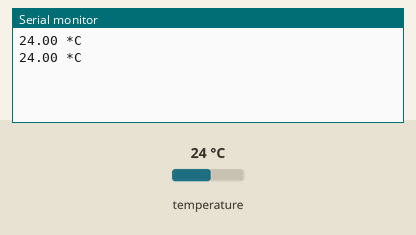
Simulated run of this sketch. Board: Arduino Uno, built with avr-gcc and run on an emulated ATmega328P. Parts: the last lines printed to the serial monitor. The test bench sets the inputs (shaded band); at power-on: temperature 24 °C.

Above: at 2.4 s.
2.5 s: temperature set to 12 °C
At 3.0 s:
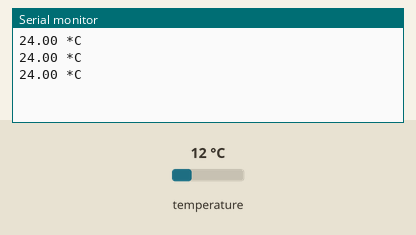
4.0 s: temperature set to 19 °C
At 4.8 s:
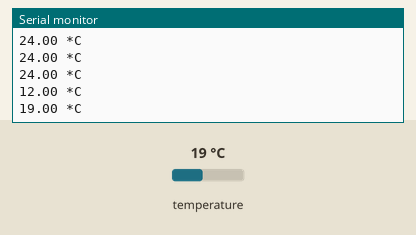
Timing chart, 0 to 7.0 s (numbered marks = the images above; inputs shaded):
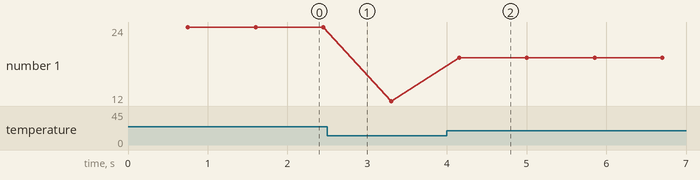

Measured:
- after the input at 4.0 s, the serial monitor: prints a new line after 0.15 s (image 2)
- plotted number 1: 24 → 12 after the input at 2.5 s, 12 → 19 after the input at 4.0 s

The sketch:

Exemplu_serial.ino
```cpp
#include <DS18B20.h>

DS18B20 ds(2); //initializare senzor
uint8_t address[] = {40, 243, 35, 87, 4, 226, 60, 186}; //adresa unui senzor (pt a obtine adresa tuturor senzorilor, se poate rula exemplul "Exemplu_obtinere_adresa")
uint8_t selected; //variabila pentru a verifica daca a fost selectat modulul (0 daca nu s-a gasit modulul cu adresa respectiva)

void setup() {
  Serial.begin(9600);
  selected = ds.select(address); //selectare modul dupa adresa

  if(!selected)
  {
    Serial.println("Nu s-a gasit niciun modul.");
    while(!selected)
      selected = ds.select(address); //(re)selectare modul dupa adresa
  }
}

void loop() {
  Serial.print(ds.getTempC()); //afisare temperatura in grade celsius.
  //pentru a afisa in grade Fahrenheit, se foloseste functia getTempF()
  Serial.println(" *C");
  delay(100);
}
```
